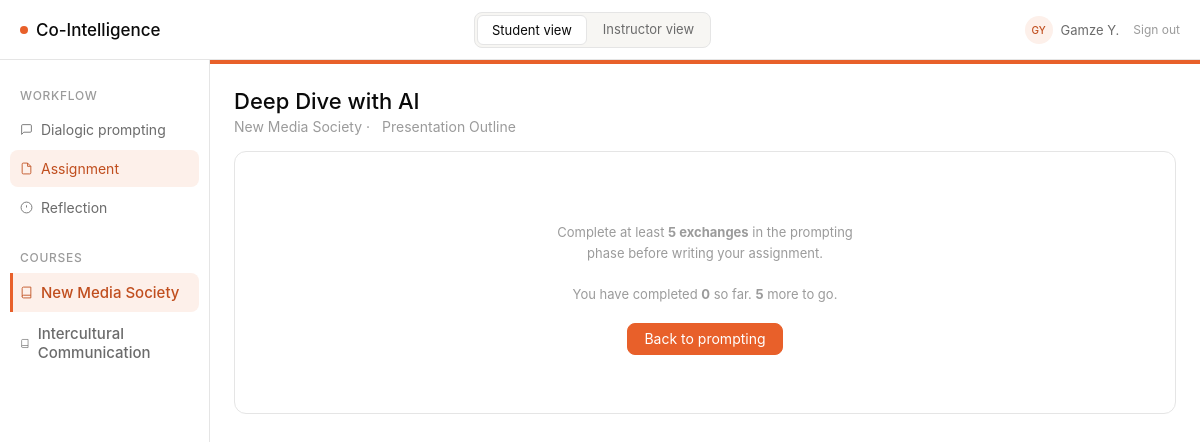
/student/assignment (signed in), run on an earlier commit of the app's database.
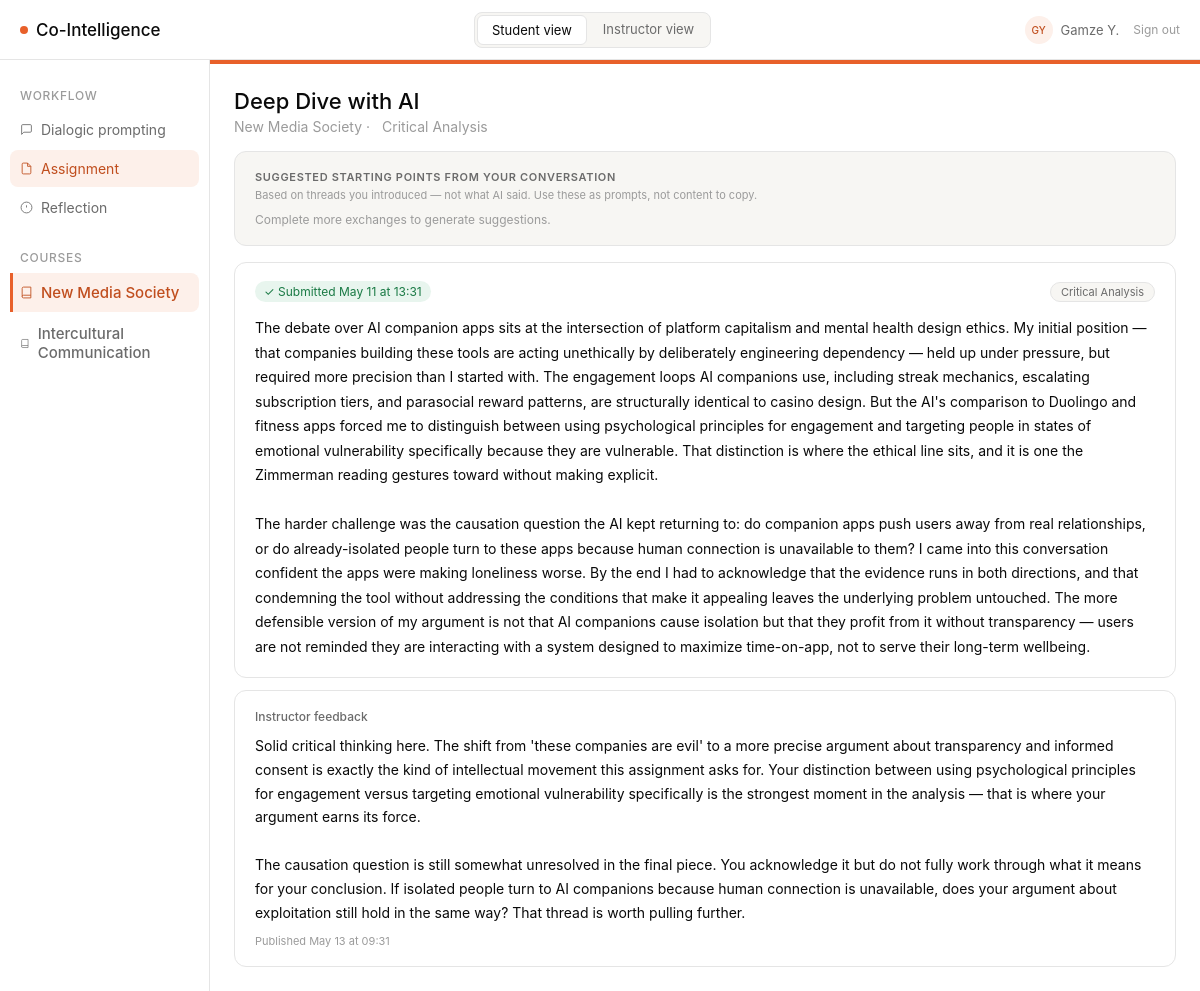
And on a later commit of the database.
### models/models.py (models this page shows, shortened)
class Assignment(db.Model):
    __tablename__ = "assignments"
    id = db.Column(db.Integer, primary_key=True)
    course_id = db.Column(db.Integer, db.ForeignKey("courses.id"), nullable=False)
    title = db.Column(db.String(200), nullable=False)
    description = db.Column(db.Text, nullable=False)
    due_date = db.Column(db.DateTime, nullable=True)
    modality = db.Column(db.String(100), nullable=True)
    instructions = db.Column(db.Text, nullable=True)
    sections_config = db.Column(db.JSON, nullable=True)
    concepts_required = db.Column(db.Boolean, nullable=False, default=False)
    required_concepts = db.Column(db.JSON, nullable=False, default=list)
    archetype = db.Column(db.String(50), nullable=False, default="challenger")
    contribution_level = db.Column(db.String(50), nullable=False, default="thinking_partner")
    phase_1_end = db.Column(db.Integer, nullable=False, default=3)
    phase_2_end = db.Column(db.Integer, nullable=False, default=6)
    sidebar_mode = db.Column(db.String(50), nullable=False, default="prescriptive")
    behavioral_emphasis = db.Column(db.String(50), nullable=False, default="balanced")
    supplementary_instructions = db.Column(db.Text, nullable=False, default="")
    max_score = db.Column(db.Float, nullable=False, default=100)
    course = db.relationship("Course", back_populates="assignments")
    exchanges = db.relationship("PromptExchange", back_populates="assignment")
    reflections = db.relationship("Reflection", back_populates="assignment")
    outputs = db.relationship("Output", back_populates="assignment")
    assessment_scores = db.relationship("AssessmentScore", back_populates="assignment")
    session_summaries = db.relationship("SessionSummary", back_populates="assignment")

class Output(db.Model):
    __tablename__ = "outputs"
    id = db.Column(db.Integer, primary_key=True)
    student_id = db.Column(db.Integer, db.ForeignKey("students.id"), nullable=False)
    assignment_id = db.Column(db.Integer, db.ForeignKey("assignments.id"), nullable=False)
    modality = db.Column(db.String(100), nullable=False)
    content = db.Column(db.Text, nullable=False)
    content_sections = db.Column(db.JSON, nullable=True)
    analysis_json = db.Column(db.JSON, nullable=True)
    analysis_generated_at = db.Column(db.DateTime, nullable=True)
    submitted_at = db.Column(db.DateTime, default=datetime.utcnow)
    is_submitted = db.Column(db.Boolean, nullable=False, default=False)
    is_reopened = db.Column(db.Boolean, nullable=False, default=False)
    reopened_at = db.Column(db.DateTime, nullable=True)
    resubmitted_at = db.Column(db.DateTime, nullable=True)
    student = db.relationship("Student", back_populates="outputs")
    assignment = db.relationship("Assignment", back_populates="outputs")

class Grade(db.Model):
    __tablename__ = "grades"
    id = db.Column(db.Integer, primary_key=True)
    student_id = db.Column(db.Integer, db.ForeignKey("students.id"), nullable=False)
    assignment_id = db.Column(db.Integer, db.ForeignKey("assignments.id"), nullable=False)
    score = db.Column(db.Float, nullable=True)
    max_score = db.Column(db.Float, nullable=False, default=100)
    feedback = db.Column(db.Text, nullable=True)
    is_published = db.Column(db.Boolean, nullable=False, default=False)
    published_at = db.Column(db.DateTime, nullable=True)
    created_at = db.Column(db.DateTime, default=datetime.utcnow)
    updated_at = db.Column(db.DateTime, default=datetime.utcnow)
    student = db.relationship("Student")
    assignment = db.relationship("Assignment")

### routes/student_routes.py (the view, shortened to what this page needs)
@student_bp.route("/assignment", methods=["GET", "POST"])
def assignment():
    student, assignment, course = _get_context()
    exchange_count = PromptExchange.query.filter_by(
        student_id=student.id, assignment_id=assignment.id
    ).count()
    existing_output = Output.query.filter_by(
        student_id=student.id, assignment_id=assignment.id
    ).first()
    grade = Grade.query.filter_by(
        student_id=student.id, assignment_id=assignment.id
    ).first()
    return render_template(
        "student/assignment.html",
        student=student,
        assignment=assignment,
        course=course,
        existing_output=existing_output,
        exchange_count=exchange_count,
        min_exchanges=course.min_exchanges,
        unlocked=exchange_count >= course.min_exchanges,
        grade=grade,
    )

### routes/student_routes.py (called while the page is built, shortened)
@student_bp.before_request
def require_student_access():
    if not current_user.is_authenticated:
        return redirect(url_for("login"))
    if current_user.role not in ("student", "instructor", "dev"):
        return redirect(url_for("login"))

def _get_context():
    from flask_login import current_user
    course_id = session.get("course_id")
    if course_id:
        course = Course.query.get(course_id)
    else:
        course = Course.query.first()
        if course:
            session["course_id"] = course.id
    if not course:
        return None, None, None
    student = Student.query.filter_by(name="Alex M.", course_id=course.id).first()
    assignment = Assignment.query.filter_by(course_id=course.id).first()
    return student, assignment, course

### templates/student/assignment.html (shortened to what the changed rows need)
{% extends "base.html" %}
{% block content %}
{% set modality_icons = {
  "critical analysis": "ti-file-text",
  "podcast script": "ti-microphone",
  "interactive game design": "ti-device-gamepad",
  "presentation outline": "ti-presentation",
  "video script": "ti-video"
} %}
<div style="margin-bottom:16px;">
  <h1 class="page-title">{{ assignment.title }}</h1>
  <div class="page-sub" style="display:flex;align-items:center;gap:6px;">
    {{ course.name }}
    {% if assignment.modality %}
    &middot;
    {{ assignment.modality | title }}
    {% endif %}
  </div>
</div>
{% if not unlocked %}
<div class="card">
  <div class="locked-overlay">
    <p>
      Complete at least <strong>{{ min_exchanges }} exchanges</strong> in the prompting phase
      before writing your assignment.<br><br>
      You have completed <strong>{{ exchange_count }}</strong> so far.
      <strong>{{ min_exchanges - exchange_count }}</strong> more to go.
    </p>
    <div style="margin-top:18px;">
      <a href="{{ url_for('student.prompting') }}" class="btn btn-primary">Back to prompting</a>
    </div>
  </div>
</div>
{% else %}
{% set is_submitted = existing_output is not none and existing_output.is_submitted %}
{% set is_reopened  = existing_output is not none and existing_output.is_submitted and existing_output.is_reopened %}
<div id="suggestions-wrap" style="margin-bottom:16px;">
  <div class="card" style="background:var(--bg-surface);">
    <div style="font-size:11px;font-weight:600;color:var(--text-secondary);text-transform:uppercase;letter-spacing:.06em;margin-bottom:4px;">
      Suggested starting points from your conversation
    </div>
    <div style="font-size:11px;color:var(--text-tertiary);margin-bottom:10px;">
      Based on threads you introduced — not what AI said. Use these as prompts, not content to copy.
    </div>
    <div id="suggestions-empty" style="display:none;font-size:12px;color:var(--text-tertiary);">
      Complete more exchanges to generate suggestions.
    </div>
  </div>
</div>
{% if is_submitted and not is_reopened %}
<div class="card">
  <div style="display:flex;align-items:center;justify-content:space-between;margin-bottom:14px;flex-wrap:wrap;gap:8px;">
    <span class="pill pill-submitted">&#10003; Submitted {{ existing_output.submitted_at.strftime('%b %d at %H:%M') }}
    </span>
    {% if assignment.modality %}
    <span style="font-size:11px;color:var(--text-secondary);background:var(--bg-surface);border:1px solid var(--border);border-radius:20px;padding:2px 10px;">{{ assignment.modality | title }}</span>
    {% endif %}
  </div>
  <div class="submitted-content">{{ existing_output.content }}</div>
</div>
<div class="card" style="margin-top:12px;">
  <div style="font-size:12px;font-weight:500;color:var(--text-secondary);margin-bottom:10px;">Instructor feedback</div>
  {% if grade and grade.is_published %}
    {% if grade.feedback %}
    <div style="font-size:14px;color:var(--text-primary);line-height:1.7;white-space:pre-wrap;margin-bottom:10px;">{{ grade.feedback }}</div>
    {% endif %}
    <div style="font-size:11px;color:var(--text-tertiary);">Published {{ grade.published_at.strftime('%b %d at %H:%M') }}</div>
  {% else %}
    <div style="font-size:12px;color:var(--text-tertiary);">Your instructor will leave feedback here after reviewing your work.</div>
  {% endif %}
</div>
{% endif %}
{% endif %}
{% endblock %}

What changed in the data, as far as the page shows it:
changed Assignment "Deep Dive with AI": modality "Presentation Outline" → "Critical Analysis"; modality (not shown) → "Critical Analysis"
added Output: submitted_at "May 11 at 13:31", content "The debate over AI companion apps sits at the intersection of platform capitalism and mental health design ethics. My initial position — that companies building these tools are acting unethically by deliberately engineering dependency — held up under pressure, but required more precision than I started with. The engagement loops AI companions use, including streak mechanics, escalating subscription tiers, and parasocial reward patterns, are structurally identical to casino design. But the AI's comparison to Duolingo and fitness apps forced me to distinguish between using psychological principles for engagement and targeting people in states of emotional vulnerability specifically because…"
added Grade: feedback "Solid critical thinking here. The shift from 'these companies are evil' to a more precise argument about transparency and informed consent is exactly the kind of intellectual movement this assignment asks for. Your distinction between using psychological principles for engagement versus targeting emotional vulnerability specifically is the strongest moment in the analysis — that is where your argument earns its force. The causation question is still somewhat unresolved in the final piece. You acknowledge it but do not fully work through what it means for your conclusion. If isolated people turn to AI companions because human connection is unavailable, does your argument about exploitation…", published_at "May 13 at 09:31"
Also different on the page:
{{ min_exchanges }}: "5" → (not shown)
{{ exchange_count }}: "0" → (not shown)
{{ min_exchanges - exchange_count }}: "5" → (not shown)
text no longer shown: "Complete at least exchanges in the prompting phase before writing your assignment. You have completed so far. more to go. Back to prompting"
text now shown: "SUGGESTED STARTING POINTS FROM YOUR CONVERSATION Based on threads you introduced — not what AI said. Use these as prompts, not content to copy. Complete more exchanges to generate suggestions. ✓ Submitted Instructor feedback Published"
